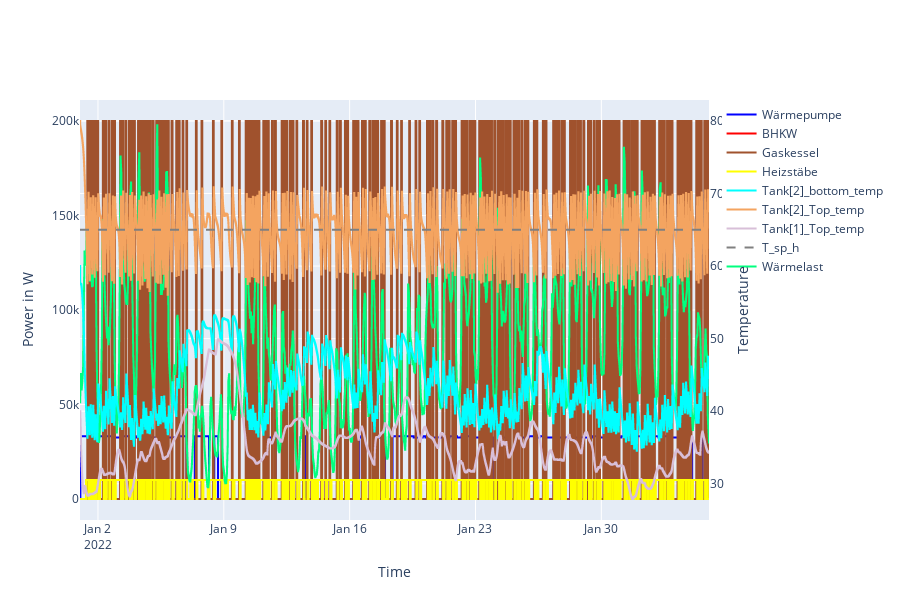

Here is the notebook cell this chart was saved with:
### Code cell
fig = go.Figure()

# ----------------------------------------------------------------Power plots---------------------------------------------
fig.add_trace(go.Scatter(
    y=df['HP_Q_Supplied'],
    x = df.index,
    mode='lines',
    name='Wärmepumpe',
    line=dict(color='blue', shape="hv")
))

# Second plot (Boiler Simulation)
fig.add_trace(go.Scatter(
    y=df['CHP_P_th'],
    x = df.index,
    mode='lines',
    name='BHKW',
    line=dict(color='red', shape="hv"),
    # yaxis='y2'  # Associate it with a second subplot
))

fig.add_trace(go.Scatter(
    y=df['Boiler_P_th'],
    x = df.index,
    mode='lines',
    name='Gaskessel',
    line=dict(color='sienna', shape="hv"),
    # yaxis='y2'  # Associate it with a second subplot
))

fig.add_trace(go.Scatter(
    # y=df['Heating rods total'], # controller heating rod, might delete later
    y=df['HWT2_hr1_P_th'],
    x = df.index,
    mode='lines',
    name='Heizstäbe',
    line=dict(color='yellow', shape="hv"),
    # yaxis='y2'  # Associate it with a second subplot
))
#----------------------------------------------------------------Temp plots-----------------------------------------------------------


fig.add_trace(go.Scatter(
    y=df['HWT2_sensor0_T'],
    x = df.index,
    mode='lines',
    name='Tank[2]_bottom_temp',
    line=dict(color='cyan', shape="hv"),
    yaxis='y2'  
))

fig.add_trace(go.Scatter(
    y=df['HWT2_sensor2_T'],
    x = df.index,
    mode='lines',
    name='Tank[2]_Top_temp',
    line=dict(color='sandybrown', shape="hv"),
    yaxis='y2'  
))

fig.add_trace(go.Scatter(
    y=df['HWT1_sensor2_T'],
    x = df.index,
    mode='lines',
    name='Tank[1]_Top_temp',
    line=dict(color='thistle', shape="hv"),
    yaxis='y2'  
))

fig.add_trace(go.Scatter(
    x=[df.index.min(), df.index.max()],  
    y=[65, 65],  # Constant y-value
    mode="lines",
    name="T_sp_h",
    line=dict(color="grey", dash="dash"),
    yaxis="y2"  
))

#---------------------------------------------------------------Heat Demand in KW-----------------------------------------------------

fig.add_trace(go.Scatter(
    y=df['Heat Demand [KW]']*1000,
    x = df.index,
    mode='lines',
    name='Wärmelast',
    line=dict(color='springgreen', shape="hv"),
    yaxis='y1'  
))


# --------------------------------------------------------------Chp uptime plots -------------------------------------
# fig.add_trace(go.Scatter(
#     y=df['CHPSim-0.CHP_0-chp_uptime'],
#     x = df.index,
#     mode='lines',
#     name='chp uptime',
#     line=dict(color='cyan', shape="hv"),
#     yaxis='y3'  # Associate it with a second subplot
# ))

# fig.add_trace(go.Scatter(
#     y=df['CHPSim-0.CHP_0-chp_uptime'],
#     x = df.index,
#     mode='lines',
#     name='chp uptime from controller',
#     line=dict(color='lime', shape="hv"),
#     yaxis='y3'  # Associate it with a second subplot
# ))
#------------------------------------------------------------------------------------------------------

fig.update_layout(
    height=600,  # Total height of the figure
    showlegend=True,
    xaxis=dict(title='Time'),
    yaxis=dict(title='Power in W'),
    yaxis2=dict(
        title='Temperature',
        overlaying='y',  # Overlay y-axis for second subplot
        side='right',
        anchor='free',
        position=1
    ),
    yaxis3 = dict(title='uptime in minutes',
        overlaying='y',  # Overlay y-axis for second subplot
        side='right',
        anchor='free',
        position=1)
)

### Figure 1 — Plotly figure (JSON) as saved in the notebook; plotly's stock layout.template omitted (floating-point values rounded to 4 significant figures; data arrays with more than 128 entries replaced by an {"elided": "..."} marker saying what was removed)
{"data": [{"line": {"color": "blue", "shape": "hv"}, "mode": "lines", "name": "Wärmepumpe", "type": "scatter", "x": {"elided": "3360 str values"}, "y": {"elided": "3360 int values"}}, {"line": {"color": "red", "shape": "hv"}, "mode": "lines", "name": "BHKW", "type": "scatter", "x": {"elided": "3360 str values"}, "y": {"elided": "3360 int values"}}, {"line": {"color": "sienna", "shape": "hv"}, "mode": "lines", "name": "Gaskessel", "type": "scatter", "x": {"elided": "3360 str values"}, "y": {"elided": "3360 int values"}}, {"line": {"color": "yellow", "shape": "hv"}, "mode": "lines", "name": "Heizstäbe", "type": "scatter", "x": {"elided": "3360 str values"}, "y": {"elided": "3360 int values"}}, {"line": {"color": "cyan", "shape": "hv"}, "mode": "lines", "name": "Tank[2]_bottom_temp", "type": "scatter", "x": {"elided": "3360 str values"}, "y": {"elided": "3360 float values"}, "yaxis": "y2"}, {"line": {"color": "sandybrown", "shape": "hv"}, "mode": "lines", "name": "Tank[2]_Top_temp", "type": "scatter", "x": {"elided": "3360 str values"}, "y": {"elided": "3360 float values"}, "yaxis": "y2"}, {"line": {"color": "thistle", "shape": "hv"}, "mode": "lines", "name": "Tank[1]_Top_temp", "type": "scatter", "x": {"elided": "3360 str values"}, "y": {"elided": "3360 float values"}, "yaxis": "y2"}, {"line": {"color": "grey", "dash": "dash"}, "mode": "lines", "name": "T_sp_h", "type": "scatter", "x": ["2022-01-01T00:00:00", "2022-02-04T23:45:00"], "y": [65, 65], "yaxis": "y2"}, {"line": {"color": "springgreen", "shape": "hv"}, "mode": "lines", "name": "Wärmelast", "type": "scatter", "x": {"elided": "3360 str values"}, "y": {"elided": "3360 float values"}, "yaxis": "y"}], "layout": {"height": 600, "showlegend": true, "xaxis": {"title": {"text": "Time"}}, "yaxis": {"title": {"text": "Power in W"}}, "yaxis2": {"anchor": "free", "overlaying": "y", "position": 1, "side": "right", "title": {"text": "Temperature"}}, "yaxis3": {"anchor": "free", "overlaying": "y", "position": 1, "side": "right", "title": {"text": "uptime in minutes"}}}}
